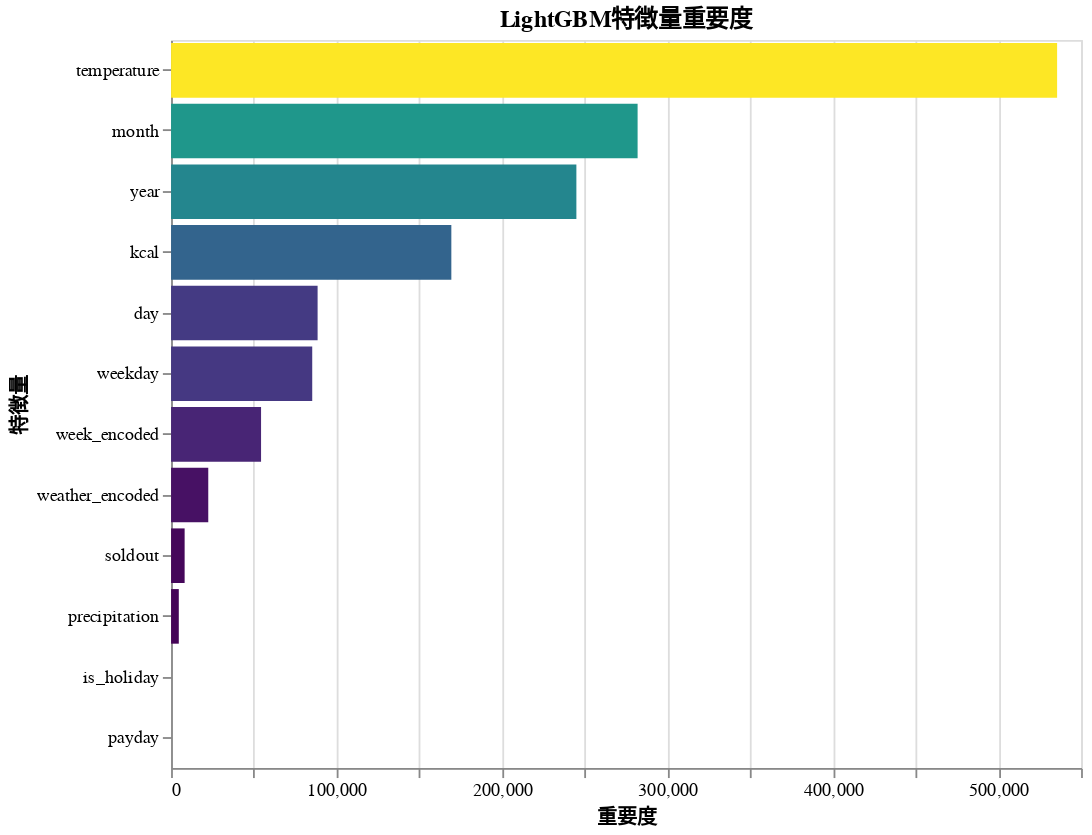

The notebook cell saved with this chart:
### Code cell
# 特徴量重要度
importance = lgb_model.feature_importance(importance_type='gain')
importance_df = pl.DataFrame({
    "Feature": feature_cols,
    "Importance": importance
}).sort("Importance", descending=True)

# 重要度チャート
importance_chart = alt.Chart(importance_df.to_pandas()).mark_bar().encode(
    alt.X("Importance:Q", title="重要度"),
    alt.Y("Feature:N", title="特徴量", sort="-x"),
    alt.Color("Importance:Q", legend=None, scale=alt.Scale(scheme="viridis")),
    tooltip=["Feature", alt.Tooltip("Importance:Q", format=".2f")]
).properties(
    width=500,
    height=400,
    title="LightGBM特徴量重要度"
)

importance_chart

### Figure 1 — Vega-Lite specification as saved in the notebook (floating-point values rounded to 4 significant figures)
{"config": {"view": {"continuousWidth": 300, "continuousHeight": 300}}, "data": {"name": "data-49bd5cf296e9806dd147f2799ffcfa4c"}, "mark": {"type": "bar"}, "encoding": {"color": {"field": "Importance", "legend": null, "scale": {"scheme": "viridis"}, "type": "quantitative"}, "tooltip": [{"field": "Feature", "type": "nominal"}, {"field": "Importance", "format": ".2f", "type": "quantitative"}], "x": {"field": "Importance", "title": "重要度", "type": "quantitative"}, "y": {"field": "Feature", "sort": "-x", "title": "特徴量", "type": "nominal"}}, "height": 400, "title": "LightGBM特徴量重要度", "width": 500, "$schema": "https://vega.github.io/schema/vega-lite/v6.1.0.json", "datasets": {"data-49bd5cf296e9806dd147f2799ffcfa4c": [{"Feature": "temperature", "Importance": 535500.0}, {"Feature": "month", "Importance": 282000.0}, {"Feature": "year", "Importance": 245000.0}, {"Feature": "kcal", "Importance": 169400.0}, {"Feature": "day", "Importance": 88560.0}, {"Feature": "weekday", "Importance": 85310.0}, {"Feature": "week_encoded", "Importance": 54380.0}, {"Feature": "weather_encoded", "Importance": 22470.0}, {"Feature": "soldout", "Importance": 8193.0}, {"Feature": "precipitation", "Importance": 4665.0}, {"Feature": "is_holiday", "Importance": 0.0}, {"Feature": "payday", "Importance": 0.0}]}}
